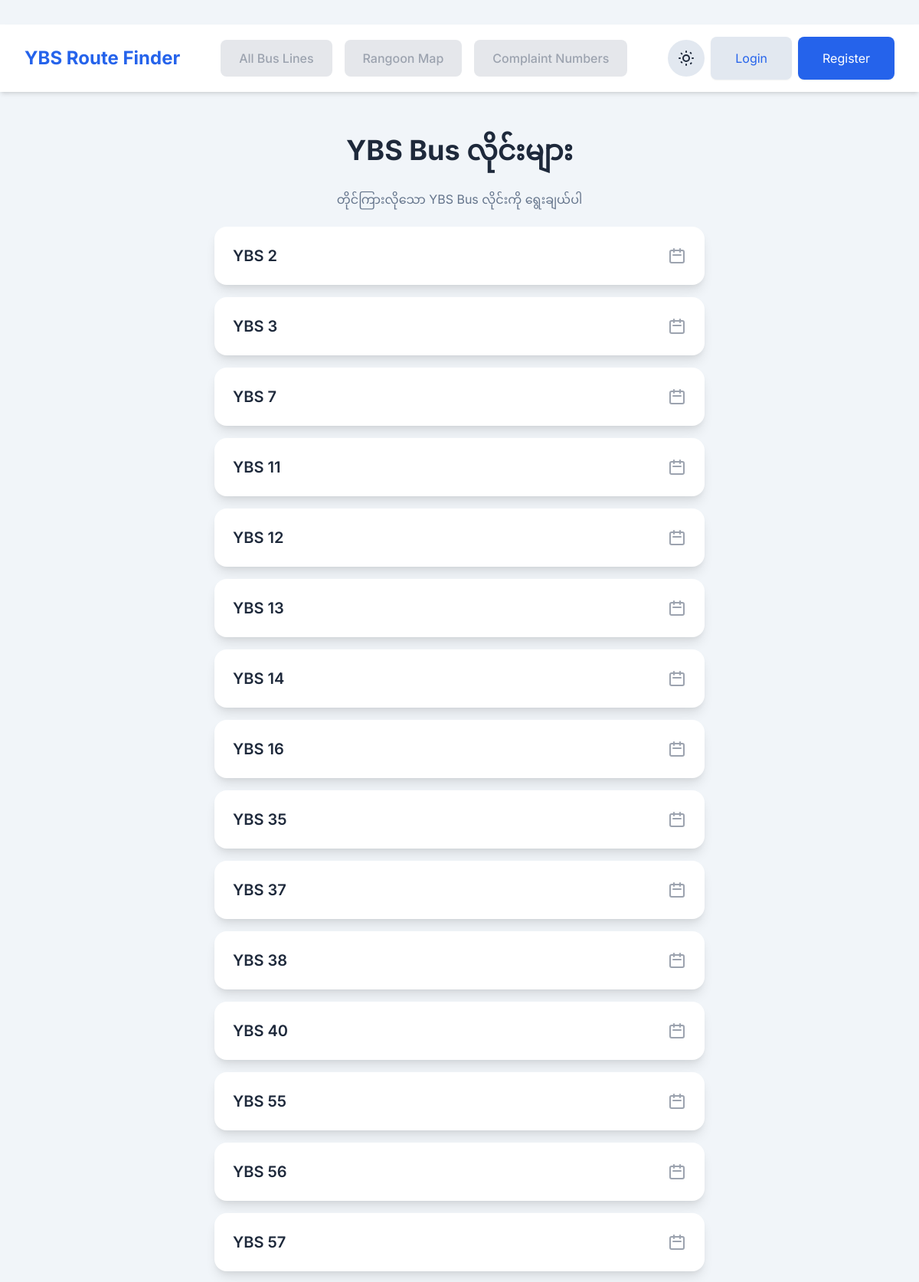
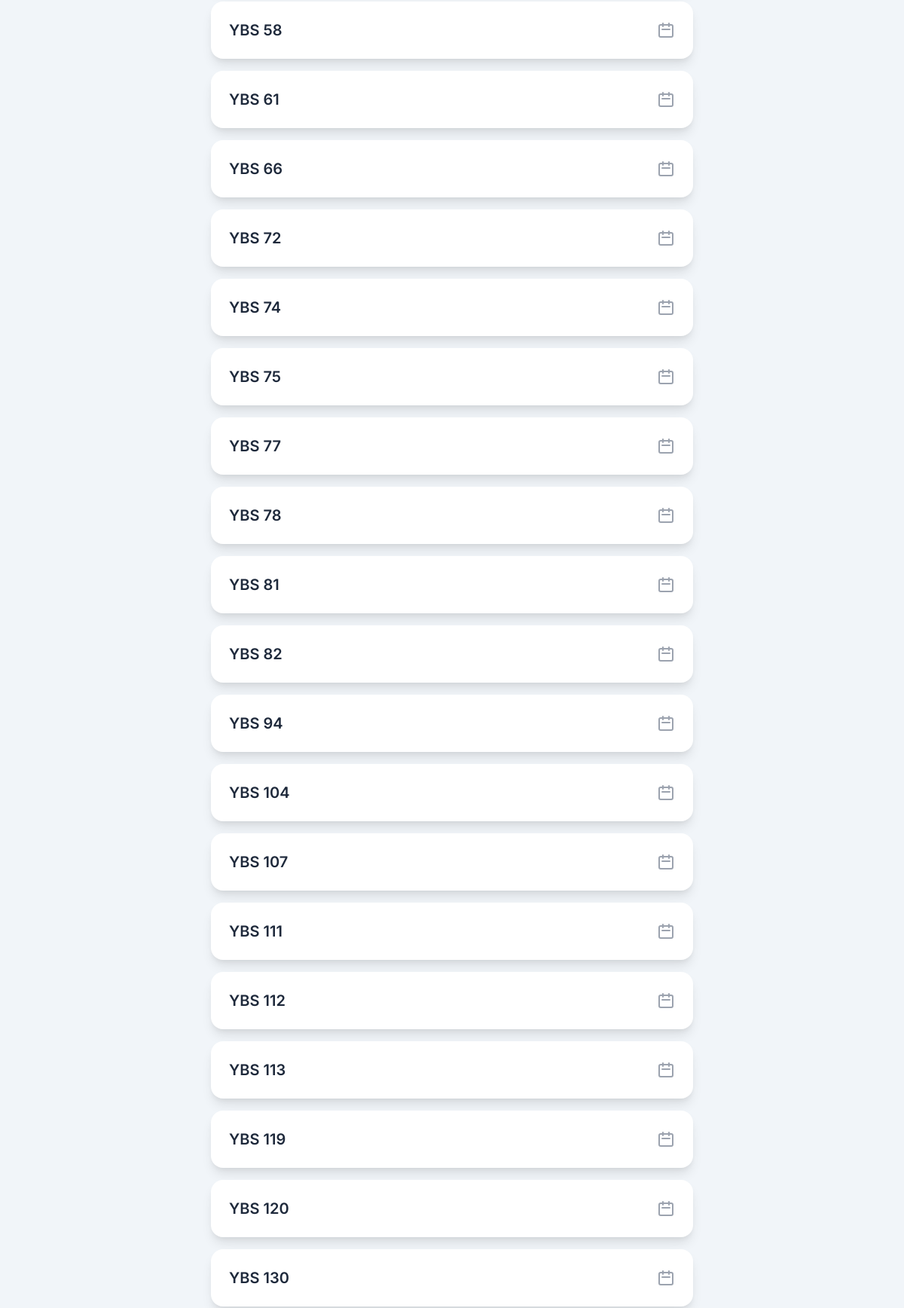
Screenshot of /complaint_numbers/ (upper part) with the database file from the repository (2 pictures, top to bottom).
### bus_routes/models.py (models this page shows, shortened)
class BusLine(models.Model):
    line_number = models.IntegerField(unique=True, verbose_name="Bus Line Number")
    description = models.TextField(blank=True, verbose_name="Description")
    class Meta:
        verbose_name = "Bus Line"
        verbose_name_plural = "Bus Lines"

### bus_routes/views.py (the view)
# urls.py: path('complaint_numbers/', views.complaint_numbers, name='complaint_numbers'),
def complaint_numbers(request):
    bus_lines = BusLine.objects.all().order_by('line_number')
    context = {'bus_lines': bus_lines}
    return render(request, 'complaint_numbers.html', context)

### templates/complaint_numbers.html (shortened to what this page needs)
<!DOCTYPE html>
<html lang="my">
<head>
    {% load static %}
    <script src="https://cdn.tailwindcss.com"></script>
</head>
<body class="min-h-screen flex flex-col items-center py-8">
    <header class="header w-full shadow-md p-4 mb-6 flex flex-col md:flex-row justify-between items-center px-8">
        <div class="flex items-center mb-4 md:mb-0">
            <h1 class="text-2xl font-bold text-blue-600 dark-theme:text-blue-400">YBS Route Finder</h1>
        </div>
        <nav class="flex-grow flex justify-center space-x-4 mb-4 md:mb-0">
            {% if user.is_authenticated %}
                <a href="{% url 'all_bus_lines' %}" class="px-6 py-3 bg-blue-200 text-blue-800 rounded-lg hover:bg-blue-300 dark-theme:bg-blue-800 dark-theme:text-blue-200 dark-theme:hover:bg-blue-700 transition-all duration-200 text-base font-medium">
                    All Bus Lines
                </a>
                <a href="{% url 'rangoon_map' %}" class="px-6 py-3 bg-blue-200 text-blue-800 rounded-lg hover:bg-blue-300 dark-theme:bg-blue-800 dark-theme:text-blue-200 dark-theme:hover:bg-blue-700 transition-all duration-200 text-base font-medium">
                    Rangoon Map
                </a>
                <a href="{% url 'complaint_numbers' %}" class="px-6 py-3 bg-blue-600 text-white rounded-lg hover:bg-blue-700 dark-theme:bg-blue-400 dark-theme:text-blue-900 dark-theme:hover:bg-blue-500 transition-all duration-200 text-base font-medium">
                    Complaint Numbers
                </a>
            {% else %}
                <span class="px-6 py-3 bg-gray-200 text-gray-400 rounded-lg dark-theme:bg-gray-700 dark-theme:text-gray-500 text-base font-medium cursor-not-allowed"
                      title="Please log in to use this feature">
                    All Bus Lines
                </span>
                <span class="px-6 py-3 bg-gray-200 text-gray-400 rounded-lg dark-theme:bg-gray-700 dark-theme:text-gray-500 text-base font-medium cursor-not-allowed"
                      title="Please log in to use this feature">
                    Rangoon Map
                </span>
                <span class="px-6 py-3 bg-gray-200 text-gray-400 rounded-lg dark-theme:bg-gray-700 dark-theme:text-gray-500 text-base font-medium cursor-not-allowed"
                      title="Please log in to use this feature">
                    Complaint Numbers
                </span>
            {% endif %}
        </nav>
        <div class="flex space-x-2 items-center">
            <button id="theme-toggle" class="p-3 rounded-full bg-secondary text-main-color hover:bg-gray-300 dark-theme:hover:bg-slate-600 transition-all duration-200">
            </button>
            {% if user.is_authenticated %}
                <span class="text-base font-medium text-secondary-color hidden sm:block">Welcome, <span class="font-bold text-blue-600 dark-theme:text-blue-400">{{ user.username }}</span></span>
                <a href="{% url 'logout' %}" class="px-8 py-4 bg-rose-500 text-white rounded-lg hover:bg-rose-600 transition-all duration-200 text-base shadow-sm">
                    Logout
                </a>
            {% else %}
                <a href="{% url 'login' %}" class="px-8 py-4 bg-secondary text-blue-600 dark-theme:text-blue-400 rounded-lg hover:bg-gray-100 dark-theme:hover:bg-slate-600 transition-all duration-200 text-base shadow-sm">
                    Login
                </a>
                <a href="{% url 'register' %}" class="px-8 py-4 bg-blue-600 text-white rounded-lg hover:bg-blue-700 transition-all duration-200 text-base shadow-sm">
                    Register
                </a>
            {% endif %}
        </div>
    </header>
    <div class="container mx-auto px-4 w-full max-w-2xl flex-grow">
        <h2 class="text-4xl font-bold text-center text-main-color my-8">YBS Bus လိုင်းများ</h2>
        <p class="text-center text-secondary-color mb-6">တိုင်ကြားလိုသော YBS Bus လိုင်းကို ရွေးချယ်ပါ</p>
        <div id="bus-lines-list" class="space-y-4">
            {% for line in bus_lines %}
                <div class="card p-6 flex justify-between items-center cursor-pointer hover:bg-gray-50 dark-theme:hover:bg-slate-700 transition-colors duration-200"
                     data-line-number="YBS {{ line.line_number }}">
                    <span class="text-xl font-semibold text-main-color">YBS {{ line.line_number }}</span>
                    <svg xmlns="http://www.w3.org/2000/svg" class="h-6 w-6 text-gray-400" fill="none" viewBox="0 0 24 24" stroke="currentColor">
                        <path stroke-linecap="round" stroke-linejoin="round" stroke-width="2" d="M8 7V3m8 4V3m-9 8h10M5 21h14a2 2 0 002-2V7a2 2 0 00-2-2H5a2 2 0 00-2 2v12a2 2 0 002 2z" />
                    </svg>
                </div>
            {% empty %}
                <p class="text-center text-secondary-color text-lg">YBS Bus လိုင်းများ မရှိသေးပါ</p>
            {% endfor %}
        </div>
    </div>
</body>
</html>

### templates/complaint_numbers.html (style rules this page uses)
body { font-family: 'Inter', sans-serif; background-color: #f1f5f9; color: #1e293b; transition: background-color 0.3s ease, color 0.3s ease; }
.card { background-color: white; transition: all 0.3s ease; border-radius: 1rem; overflow: hidden; box-shadow: 0 10px 15px -3px rgba(0, 0, 0, 0.1), 0 4px 6px -2px rgba(0, 0, 0, 0.05); }
.header { background-color: white; }
.text-main-color { color: #1e293b; }
.text-secondary-color { color: #64748b; }
.bg-secondary { background-color: #e2e8f0; }

### rows the page displays
BusLine: line_number "2"
BusLine: line_number "3"
BusLine: line_number "7"
BusLine: line_number "11"
BusLine: line_number "12"
BusLine: line_number "13"
BusLine: line_number "14"
BusLine: line_number "16"
BusLine: line_number "35"
BusLine: line_number "37"
BusLine: line_number "38"
BusLine: line_number "40"
BusLine: line_number "55"
BusLine: line_number "56"
BusLine: line_number "57"
BusLine: line_number "58"
BusLine: line_number "61"
BusLine: line_number "66"
BusLine: line_number "72"
BusLine: line_number "74"
BusLine: line_number "75"
BusLine: line_number "77"
BusLine: line_number "78"
BusLine: line_number "81"
BusLine: line_number "82"
BusLine: line_number "94"
BusLine: line_number "104"
BusLine: line_number "107"
BusLine: line_number "111"
BusLine: line_number "112"
BusLine: line_number "113"
BusLine: line_number "119"
BusLine: line_number "120"
BusLine: line_number "130"
